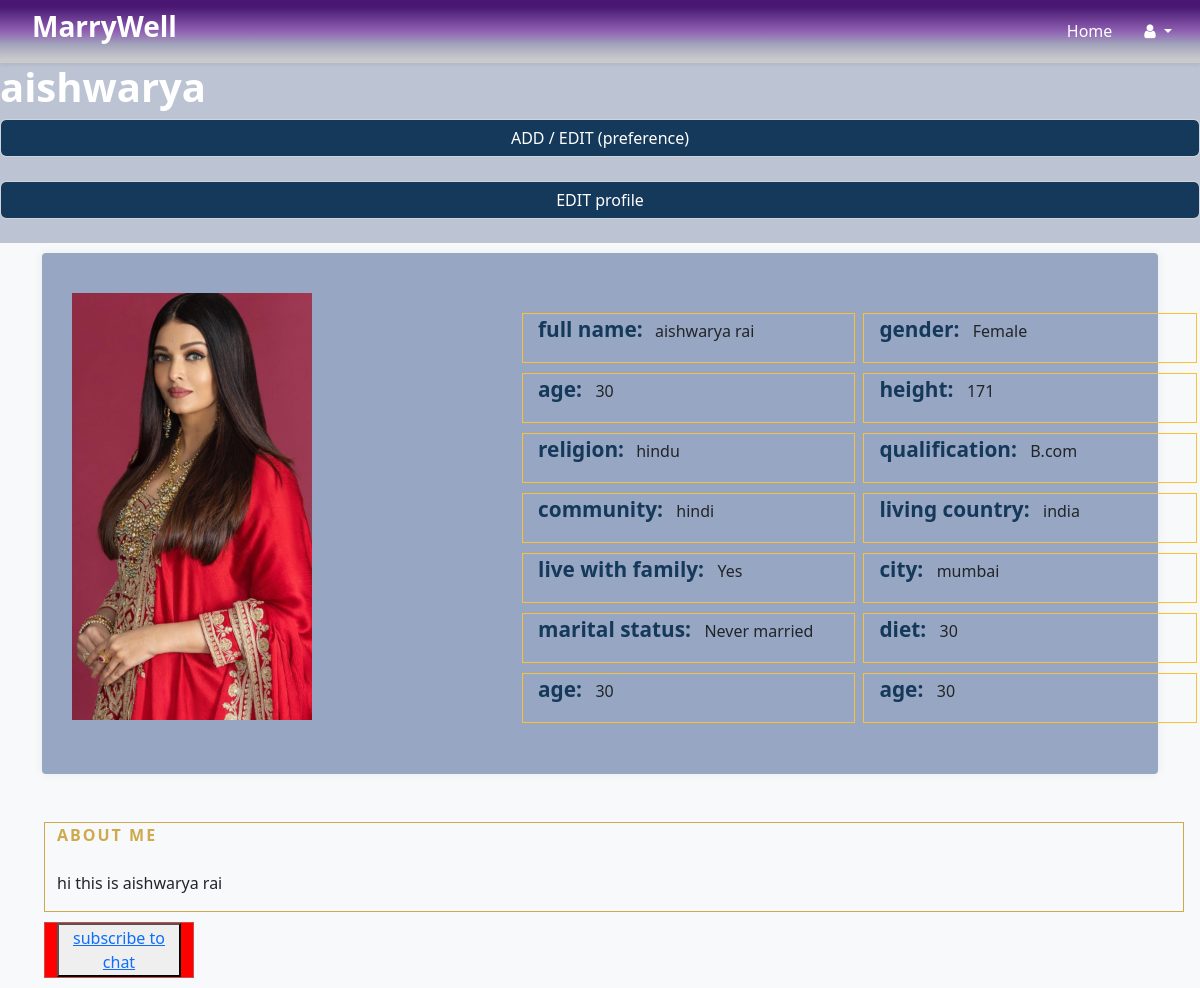
Page /profile (signed in) on the committed database.
### user/models.py (models this page shows, shortened)
class CustomUser(AbstractUser):
    religion = models.ForeignKey(Religion, on_delete=models.CASCADE, null=True, blank=True)
    phone = models.IntegerField(default=0)
    community = models.ForeignKey(Community, on_delete=models.CASCADE, null=True, blank=True)
    living_country = models.ForeignKey(Livingcoutry, on_delete=models.CASCADE, null=True, blank=True)
    gender = models.ForeignKey(Gender,on_delete=models.CASCADE, null=True, blank=True)
    livewithfamily = models.ForeignKey(Livewithfamily, on_delete=models.CASCADE,null=True, blank=True)
    maritalstatus = models.ForeignKey(Maritalstatus, on_delete=models.CASCADE,null=True, blank=True)
    diet = models.ForeignKey(Diet, on_delete=models.CASCADE,null=True, blank=True)
    height = models.ForeignKey(Height, on_delete=models.CASCADE,null=True, blank=True)
    city = models.CharField(max_length=100,null=True)
    age = models.IntegerField(default=18)
    qualification = models.CharField(max_length=100,null=True)
    job = models.CharField(max_length=100,null=True)
    selfdescription = models.CharField(max_length=1000,null=True,verbose_name='self description')
    photo = models.ImageField(upload_to="userphotos",null=True, blank=True)
    likes = models.ManyToManyField('self', through='Like', symmetrical=False)
    is_subscribed = models.BooleanField(default=False)

class Gender(models.Model):
      gender=models.CharField(max_length=50,default="m or f")
      def __str__(self):
          return self.gender

class Height(models.Model):
    height = models.IntegerField()
    def __str__(self):
        return str(self.height)

class Religion(models.Model):
    religion=models.CharField(max_length=50)
    def __str__(self):
        return self.religion

class Community(models.Model):
    community=models.CharField(max_length=100)
    def __str__(self):
        return self.community

class Livingcoutry(models.Model):
    livingcountry=models.CharField(max_length=100)
    def __str__(self):
        return self.livingcountry

class Livewithfamily(models.Model):
    Live=models.CharField(max_length=10)
    def __str__(self):
        return self.Live

class Maritalstatus(models.Model):
    status=models.CharField(max_length=50)
    def __str__(self):
        return self.status

### user/views.py (the view)
# urls.py: path('profile',userprofileview,name='upro'),
def userprofileview(request):
  if not request.user.is_authenticated:
    return redirect('login')
  context = {
    'user': request.user
  }
  return render(request, 'profile.html', context)

### user/templates/profile.html (shortened to what this page needs)
<!DOCTYPE html>
<html lang="en">
<head>
     <link href="https://stackpath.bootstrapcdn.com/font-awesome/4.7.0/css/font-awesome.min.css" rel="stylesheet">
    <link href="https://cdn.jsdelivr.net/npm/bootstrap@5.2.0-beta1/dist/css/bootstrap.min.css" rel="stylesheet">
</head>
<body>
    <div class="main-navbar shadow-sm sticky-top">
        <div class="top-navbar">
            <div class="container-fluid">
                <div class="row">
                    <div class="col-md-2 my-auto d-none d-sm-none d-md-block d-lg-block">
                        <h3 class="brand-name"><b>MarryWell</b></h3>
                    </div>
                    <div class="col-md-5 my-auto">
                        <ul class="nav justify-content-end">
                            <li class="nav-item">
                                <a class="nav-link" href="{% url 'profilefilter' %}">
                                    Home
                                </a>
                            </li>
                            <li class="nav-item dropdown">
                                <a class="nav-link dropdown-toggle" href="#" id="navbarDropdown" role="button" data-bs-toggle="dropdown" aria-expanded="false">
                                    <i class="fa fa-user"></i>
                                </a>
                            </li>
                        </ul>
                    </div>
                </div>
            </div>
        </div>
    </div>
    <h1 style="color: white; "><b>{{user.username}}</b></h1>
    <button class='form-control' style="background-color: #15395A;"><a href="{% url 'preference'%}" style="text-decoration: none;color:white">ADD / EDIT (preference)</a></button>
    <br>
    <button class='form-control' style="background-color: #15395A;"><a href="{% url 'useredit'%}" style="text-decoration: none;color:white">EDIT profile</a></button>
    <br>
    <section class="bg-light">
        <div class="container">
            <div class="row">
                <div class="col-lg-12 mb-4 mb-sm-5">
                    <div class="card card-style1 border-0" >
                        <div class="card-body p-1-9 p-sm-2-3 p-md-6 p-lg-7" >
                            <div class="row align-items-center" >
                                <div class="col-lg-5 mb-4 mb-lg-4">
                                    <img src="{{user.photo.url}}" alt="..." style="width: 240px;margin-top:10px">
                                </div>
                                <div class="col-lg-6 px-xl-10" >
                                    <ul class="list-inline">
                                        <li class="list-inline-item">
                                            <span class="display-26 text-secondary me-2 font-weight-600">full name:</span> {{user.first_name}} {{user.last_name}}
                                        </li>
                                        <li class="list-inline-item">
                                            <span class="display-26 text-secondary me-2 font-weight-600">gender:  </span>{{user.gender}}
                                        </li>
                                        <li class="list-inline-item">
                                            <span class="display-26 text-secondary me-2 font-weight-600">age:  </span>{{user.age}}
                                        </li>
                                        <li class="list-inline-item">
                                            <span class="display-26 text-secondary me-2 font-weight-600">height:  </span>{{user.height}}
                                        </li>
                                        <li class="list-inline-item">
                                            <span class="display-26 text-secondary me-2 font-weight-600">religion:</span> {{user.religion}}
                                        </li>
                                        <li class="list-inline-item">
                                            <span class="display-26 text-secondary me-2 font-weight-600">qualification:  </span>{{user.qualification}}
                                        </li>
                                        <li class="list-inline-item">
                                            <span class="display-26 text-secondary me-2 font-weight-600">community:  </span>{{user.community}}
                                        </li>
                                        <li class="list-inline-item">
                                            <span class="display-26 text-secondary me-2 font-weight-600">living country:  </span>{{user.living_country}}
                                        </li>
                                        <li class="list-inline-item">
                                            <span class="display-26 text-secondary me-2 font-weight-600">live with family:  </span>{{user.livewithfamily}}
                                        </li>
                                        <li class="list-inline-item">
                                            <span class="display-26 text-secondary me-2 font-weight-600">city:  </span>{{user.city}}
                                        </li>
                                        <li class="list-inline-item">
                                            <span class="display-26 text-secondary me-2 font-weight-600">marital status:  </span>{{user.maritalstatus}}
                                        </li>
                                        <li class="list-inline-item">
                                            <span class="display-26 text-secondary me-2 font-weight-600">diet:  </span>{{user.age}}
                                        </li>
                                        <li class="list-inline-item">
                                            <span class="display-26 text-secondary me-2 font-weight-600">age:  </span>{{user.age}}
                                        </li>
                                        <li class="list-inline-item">
                                            <span class="display-26 text-secondary me-2 font-weight-600">age:  </span>{{user.age}}
                                        </li>
                                    </ul>
                                </div>
                            </div>
                        </div>
                    </div>
                </div>
                <div style="width: 1300px;border:#ceaa4d solid 1px;margin-left:14px">
                    <div>
                        <span class="section-title text-primary mb-3 mb-sm-4">About Me</span>
                        <p>{{user.selfdescription}}</p>
                    </div>
                </div>
                <div style="width: 150px;border:#ce4d4d solid 1px;margin-left:14px;margin-top:10px;background-color:red">
                    <button><a href="{% url 'subscribe' %}">subscribe to chat</a></button>
                </div>
            </div>
        </div>
    </section>
</body>
</html>

### user/templates/profile.html (style rules this page uses)
body { background: rgba(123, 139, 171, 0.5) }
.main-navbar { border-bottom: 1px solid #ccc; }
.main-navbar .top-navbar { background: rgb(211,206,195); background: linear-gradient(0deg, rgba(211,206,195,.5) 5%, rgba(162,164,187,1) 28%, rgba(142,96,178,1) 50%, rgba(73,23,113,1) 89%); padding-top: 10px; padding-bottom: 10px; }
.main-navbar .top-navbar { color: #fff; }
.brand-name { margin-left: 20px; }
.main-navbar .top-navbar .nav-link { color: #fff; font-size: 16px; font-weight: 500; }
.card-style1 { box-shadow: 0px 0px 10px 0px rgb(89 75 128 / 9%); }
.border-0 { border: 0!important; }
.card { position: relative; display: flex; flex-direction: column; min-width: 0; word-wrap: break-word; background-color: #97a6c2; background-clip: border-box; border: 1px solid rgba(0,0,0,.125); border-radius: 0.25rem; }
section { padding: 10px 0; overflow: hidden; background: #fff; }
.section-title { font-weight: 600; letter-spacing: 2px; text-transform: uppercase; margin-bottom: 10px; position: relative; display: inline-block; }
.text-primary { color: #ceaa4d !important; }
.text-secondary { color: #15395A !important; }
.font-weight-600 { font-weight: 600; }
.display-26 { font-size: 1.3rem; }
@media screen and (min-width: 992px) { .p-lg-7 { padding: 4rem; } }
@media screen and (min-width: 768px) { .p-md-6 { padding: 3.5rem; } }
@media screen and (min-width: 576px) { .p-sm-2-3 { padding: 2.3rem; } }
.p-1-9 { padding: 1.9rem; }
.list-inline { display: flex; flex-wrap: wrap; list-style: none; padding: 0; margin: 0; width:1000px; }
.list-inline-item { flex: 0 0 33.3333%; max-width: 33.3333%; box-sizing: border-box; padding: 0 15px; border: #fac233 solid 1px; height: 50px; margin-top: 10px; width:50px; }

### rows in the picture
CustomUser: username "aishwarya", photo (picture), first_name "aishwarya", last_name "rai", gender "Female", age "30", height "171", religion "hindu", qualification "B.com", community "hindi", living_country "india", livewithfamily "Yes", city "mumbai", maritalstatus "Never married", selfdescription "hi this is aishwarya rai"
